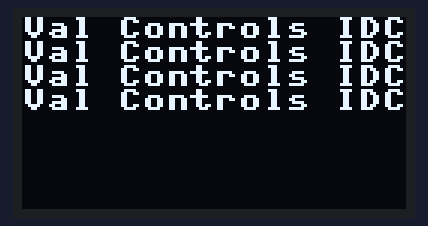
The program below on a simulated Raspberry Pi Pico running MicroPython. Shown: 128×64 one-colour display. Library files of the repository ran but are not shown: ssd1306.py. At 0.1 s the program stops and its outputs stay as they are.

Above: at 0.1 s.

The program:

Display_128x64.py
```python
from machine import Pin, I2C
import ssd1306

i2c = I2C(0, scl=Pin(1), sda=Pin(0), freq=400000)
oled = ssd1306.SSD1306_I2C(128, 64, i2c, addr=0x3C)


oled.fill(0x00)
# Font 8x8

oled.text("Val Controls IDC24",0,0,0xF)
oled.text("Val Controls IDC24",0,8,0xF)
oled.text("Val Controls IDC24",0,16,0xF)
oled.text("Val Controls IDC24",0,24,0xF)


oled.show()
```
